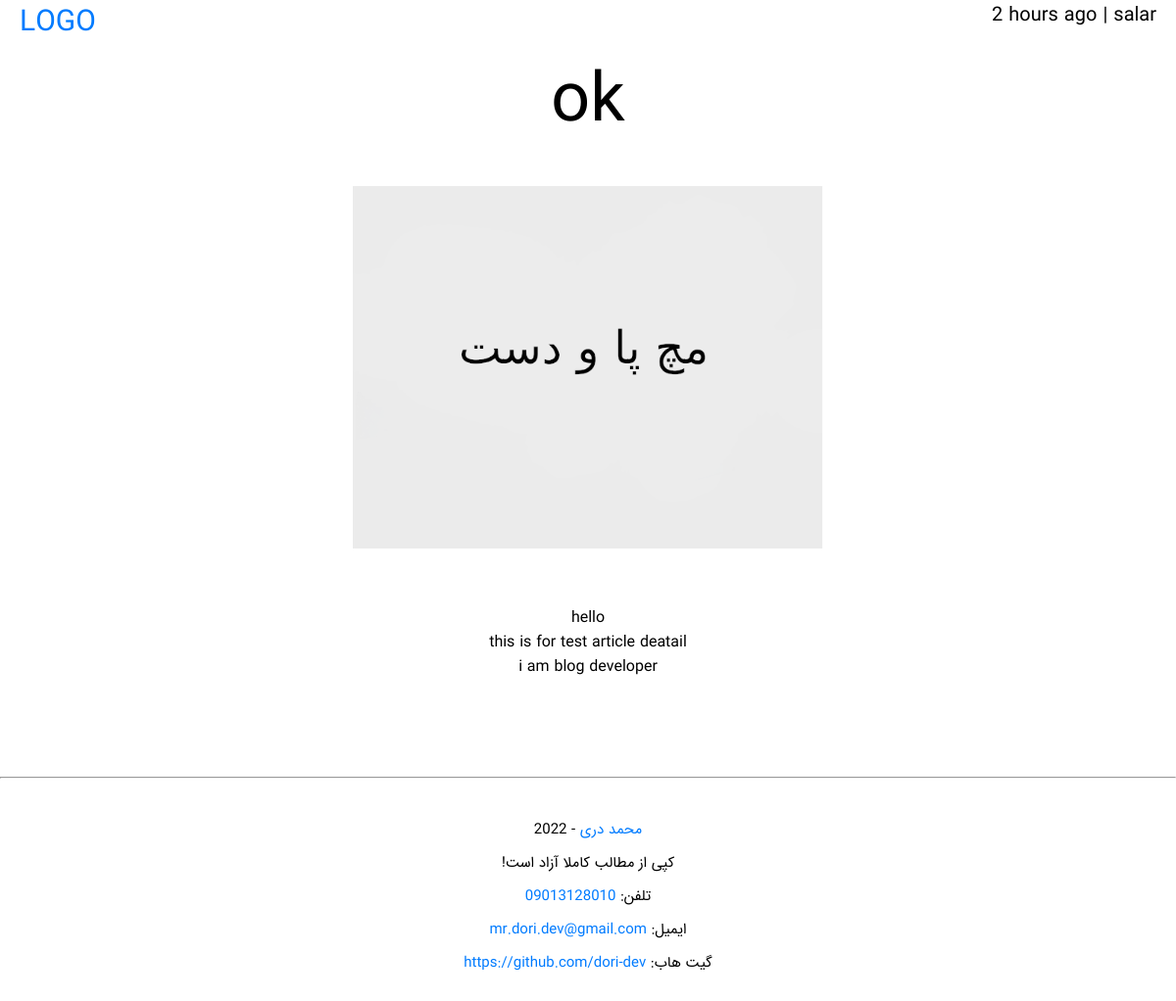
The app's page /articles/ok with its own data.
### articles/models.py (models this page shows, shortened)
class Article(models.Model):
    title: str = models.CharField(max_length=256)
    slug = models.SlugField()
    body: str = models.TextField()
    date = models.DateTimeField(auto_now_add=True)
    image = models.ImageField(default='default.png')
    author = models.ForeignKey(User, on_delete=models.CASCADE)
    def get_date(self):
        return humanize.naturaltime(self.date)

### articles/views.py (the view)
# urls.py: path("<slug>", views.article_detail, name="detail"),
def article_detail(request, slug):
    article = models.Article.objects.get(slug=slug)
    args = {
        "article": article
    }
    return render(request, "articles/article-detail.html", args)

### articles/templates/articles/article-detail.html (shortened to what this page needs)
{% extends 'base.html' %}
{% block content %}
<p class="date">{{article.get_date}} | {{ article.author }}</p>
<h1 class="title">
    <a class="not-link" href="">{{article.title}}</a>
</h1>
<div>
    <a target="_blank" href="{{ article.image.url }}">
        <img src="{{ article.image.url }}" alt="{{ article.title }}" width="40%">
    </a>
    <br>
    <br>
    <br>
</div>
<div class="content">
    <p>{{article.body | linebreaks}}</p>
</div>
<br>
<br>
<br>
<br>
<hr style="color: #aaa8a8" />
<div class="footer-basic">
  <footer>
    <p class="copyright">
      <a href="https://github.com/dori-dev">محمد دری</a> - 2022
    </p>
    <p class="copyright">!کپی از مطالب کاملا آزاد است</p>
    <p class="copyright">تلفن: <a href="tel:09013128010">09013128010</a></p>
    <p class="copyright">
      <a href="mailto:mr.dori.dev@gmail.com">mr.dori.dev@gmail.com</a>
      :ایمیل
    </p>
    <p class="copyright">
      <a href="https://github.com/dori-dev">https://github.com/dori-dev</a>
      :گیت هاب
    </p>
  </footer>
</div>
{% endblock content %}

### assets/styles.css (style rules this page uses)
*, *::after, *::before { margin: 0; padding: 0; box-sizing: border-box; }
body { background-color: white; color: black; text-align: center; justify-content: center; font-family: "IRAN Sans", sans-serif; }
.title { padding-top: 50px; padding-bottom: 30px; font-weight: normal; font-size: 70px; }
a { color: #007bff; text-decoration: none; background-color: transparent; -webkit-text-decoration-skip: objects; }
.date { position: fixed; top: 0px; right: 20px; font-size: 20px; }
.not-link { color: black; text-decoration: none; background-color: transparent; }
.footer-basic { padding: 30px 0; }
.footer-basic .copyright { text-align: center; margin-top: 10px; font-size: 15px; }

### records on screen
Article: get_date "2 hours ago", author "salar", title "ok", image (placeholder picture), body "hello this is for test article deatail i am blog developer"
